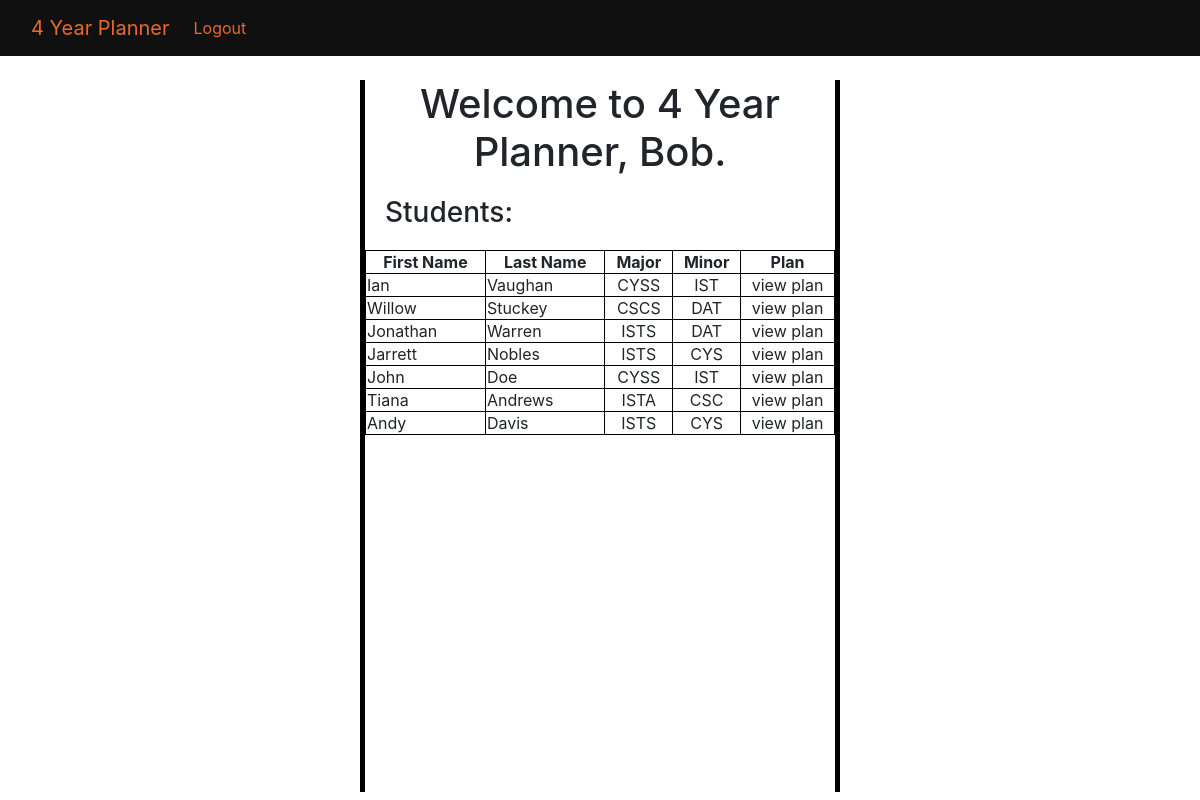
Screenshot of /advisor.php (signed in) with the database file from the repository.
### tables this page shows
CREATE TABLE `Students` (
  `MUID` varchar(20) NOT NULL,
  `Major` varchar(10) DEFAULT NULL,
  `Minor` varchar(10) DEFAULT NULL,
  `AdvisorID` int DEFAULT NULL
);

CREATE TABLE `Users` (
  `Username` varchar(20) NOT NULL,
  `First` varchar(50) NOT NULL,
  `Last` varchar(50) NOT NULL,
  `Email` varchar(150) NOT NULL,
  `Password` varchar(300) NOT NULL
);

### html/advisor.php (the view, shortened to what this page needs)
<?php
require('db_config.php');
$username = $_SESSION['username'];
$userid = $_SESSION['userid'];
?>
<html>
        <head>
                <link rel="stylesheet" href="https://stackpath.bootstrapcdn.com/bootstrap/4.3.1/css/bootstrap.min.css">
	</head>
        <body>
<?php
	require('anav.php');
	echo '<div class="cntrdiv"><h1 style="text-align: center;"> Welcome to 4 Year Planner, ' .$username. '. </h1>';
	$advsql = "SELECT Users.First, Users.Last, Students.Major, Students.Minor FROM Users INNER JOIN Students ON Users.Username = Students.MUID WHERE Students.AdvisorID = '$userid'";
	$result = mysqli_query($con, $advsql);
	if($result->num_rows >0) {
		echo '<h3 style="margin: 20px;"> Students: </h3><table style="margin: auto; border: 1px solid black; text-align: center;"><tr style="border: 1px solid black;"><th style="width: 125px;"> First Name </th><th style="width: 125px; border: 1px solid black;"> Last Name </th><th style="width:70px; border: 1px solid black;"> Major </th><th style="width: 70px;"> Minor </th><th style="width: 100px; border: 1px solid black;">Plan</th></tr>';
		while ($row = $result->fetch_assoc()){
		echo '<tr style="border: 1px solid black;"><td style="text-align: left;">' .$row['First']. '</td><td style="border: 1px solid black; text-align: left;">' .$row['Last']. '</td><td>' .$row['Major']. '</td><td style="border: 1px solid black;">' .$row['Minor']. '</td><td>view plan</td></tr>';
		}
		echo "</table>";
	}
	else {
		echo "0 students";
	}
?>
		</div>
        </body>
</html>

### html/anav.php (shortened to what this page needs)
<nav class="navbar navbar-expand-lg">
  <div class="container-fluid">
    <a class="navbar-brand" href="index.php">4 Year Planner</a>
    <div class="collapse navbar-collapse" id="navbarSupportedContent">
      <ul class="navbar-nav me-auto mb-2 mb-lg-0">
        <li class="nav-item">
		<a class="nav-link active" href="logout.php">Logout</a>
        </li>
          </ul>
    </div>
  </div>
</nav>
<br>

### html/advisor.php (style rules this page uses)
.cntrdiv { margin: auto; width: 40%; border-left: 5px solid black; border-right: 5px solid black; height: 89%; }

### html/anav.php (style rules this page uses)
ul { background-color: #101010; }
nav { background-color: #101010; }
a { color: #e9692c; }

### rows the page displays
students: MUID.First "Ian", MUID.Last "Vaughan", Major "CYSS", Minor "IST"
students: MUID.First "Willow", MUID.Last "Stuckey", Major "CSCS", Minor "DAT"
students: MUID.First "Jonathan", MUID.Last "Warren", Major "ISTS", Minor "DAT"
students: MUID.First "Jarrett", MUID.Last "Nobles", Major "ISTS", Minor "CYS"
students: MUID.First "John", MUID.Last "Doe", Major "CYSS", Minor "IST"
students: MUID.First "Tiana", MUID.Last "Andrews", Major "ISTA", Minor "CSC"
students: MUID.First "Andy", MUID.Last "Davis", Major "ISTS", Minor "CYS"

### other values shown
$username "Bob"
